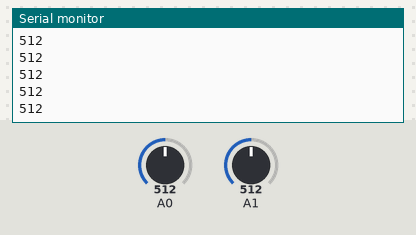
The sketch below on a simulated Arduino Uno, built with avr-gcc and run on an emulated ATmega328P. Shown: the last lines printed to the serial monitor. Inputs (shaded band) come from the test bench; at power-on: A0 = 512, A1 = 512.

Above: at 1.2 s.
1.3 s: A0 set to 716
At 1.32 s:
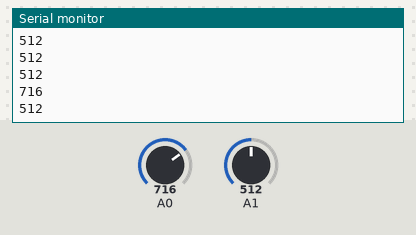
2.8 s: A1 set to 306
At 2.82 s:
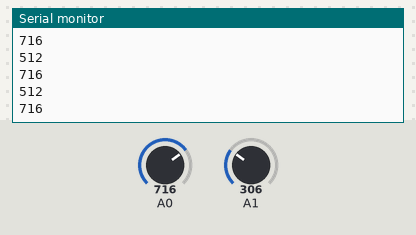
4.3 s: A0 set to 900
At 4.33 s:
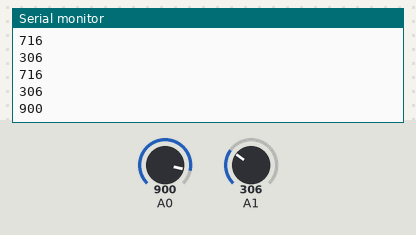
5.8 s: A1 set to 122
At 5.84 s:
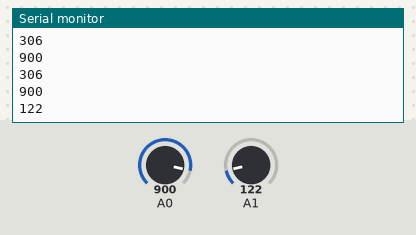
Timing chart, 0 to 8.3 s (numbered marks = the images above; inputs shaded):
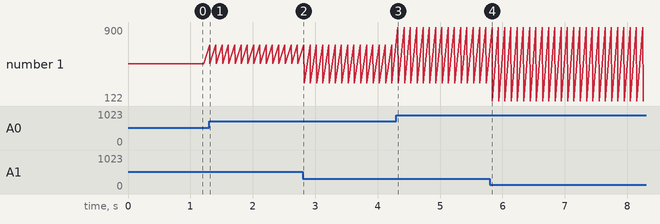

Measured:
- after the input at 1.3 s, the serial monitor: prints a new line at once (image 1)
- after the input at 4.3 s, the serial monitor: prints a new line at once (image 3)
- after the input at 5.8 s, the serial monitor: prints a new line at once (image 4)
- plotted number 1: 512 → 306 after the input at 2.8 s, 306 → 122 after the input at 5.8 s

The sketch:

2_sensores.ino
```cpp
int luz = A0;
int luminosidad = 0;
int tierra = A1;
int humedad = 0;

void setup() {
  //enciende el puerto serial
   Serial.begin(9600);
}

void loop() {
   luminosidad = analogRead(A0);
   humedad = analogRead(A1);
   Serial.println(luminosidad);
   Serial.println(humedad);
   delay(100);
}
```
